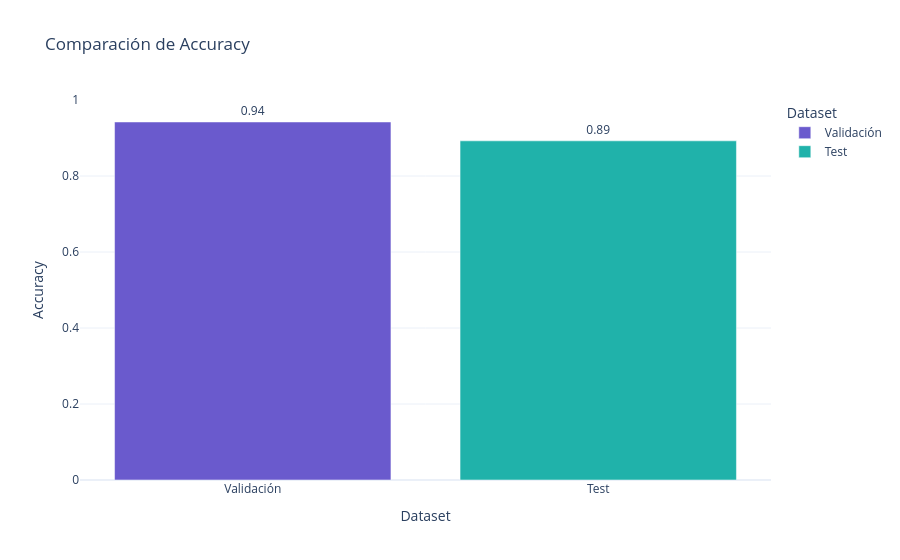

The notebook cell saved with this chart:
### Code cell
accuracy_val = pipeline_area.score(X_val, y_area_val)
accuracy_test = pipeline_area.score(X_test, y_area_test)

df_acc = pd.DataFrame({
    "Dataset": ["Validación", "Test"],
    "Accuracy": [accuracy_val, accuracy_test]
})

fig_acc = px.bar(
    df_acc,
    x="Dataset",
    y="Accuracy",
    color="Dataset",
    text="Accuracy",
    color_discrete_sequence=["#6A5ACD", "#20B2AA"],
    title="Comparación de Accuracy"
)

fig_acc.update_traces(texttemplate='%{text:.2f}', textposition='outside')
fig_acc.update_layout(template="plotly_white", yaxis_range=[0,1])

fig_acc.show()

### Figure 1 — Plotly figure (JSON) as saved in the notebook; plotly's stock layout.template omitted (floating-point values rounded to 4 significant figures)
{"data": [{"hovertemplate": "Dataset=%{x}<br>Accuracy=%{text}<extra></extra>", "legendgroup": "Validación", "marker": {"color": "#6A5ACD", "pattern": {"shape": ""}}, "name": "Validación", "orientation": "v", "showlegend": true, "text": [0.9421], "textposition": "outside", "texttemplate": "%{text:.2f}", "type": "bar", "x": ["Validación"], "xaxis": "x", "y": [0.9421], "yaxis": "y"}, {"hovertemplate": "Dataset=%{x}<br>Accuracy=%{text}<extra></extra>", "legendgroup": "Test", "marker": {"color": "#20B2AA", "pattern": {"shape": ""}}, "name": "Test", "orientation": "v", "showlegend": true, "text": [0.8926], "textposition": "outside", "texttemplate": "%{text:.2f}", "type": "bar", "x": ["Test"], "xaxis": "x", "y": [0.8926], "yaxis": "y"}], "layout": {"barmode": "relative", "legend": {"title": {"text": "Dataset"}, "tracegroupgap": 0}, "title": {"text": "Comparación de Accuracy"}, "xaxis": {"anchor": "y", "categoryarray": ["Validación", "Test"], "categoryorder": "array", "domain": [0, 1], "title": {"text": "Dataset"}}, "yaxis": {"anchor": "x", "domain": [0, 1], "range": [0, 1], "title": {"text": "Accuracy"}}}}
